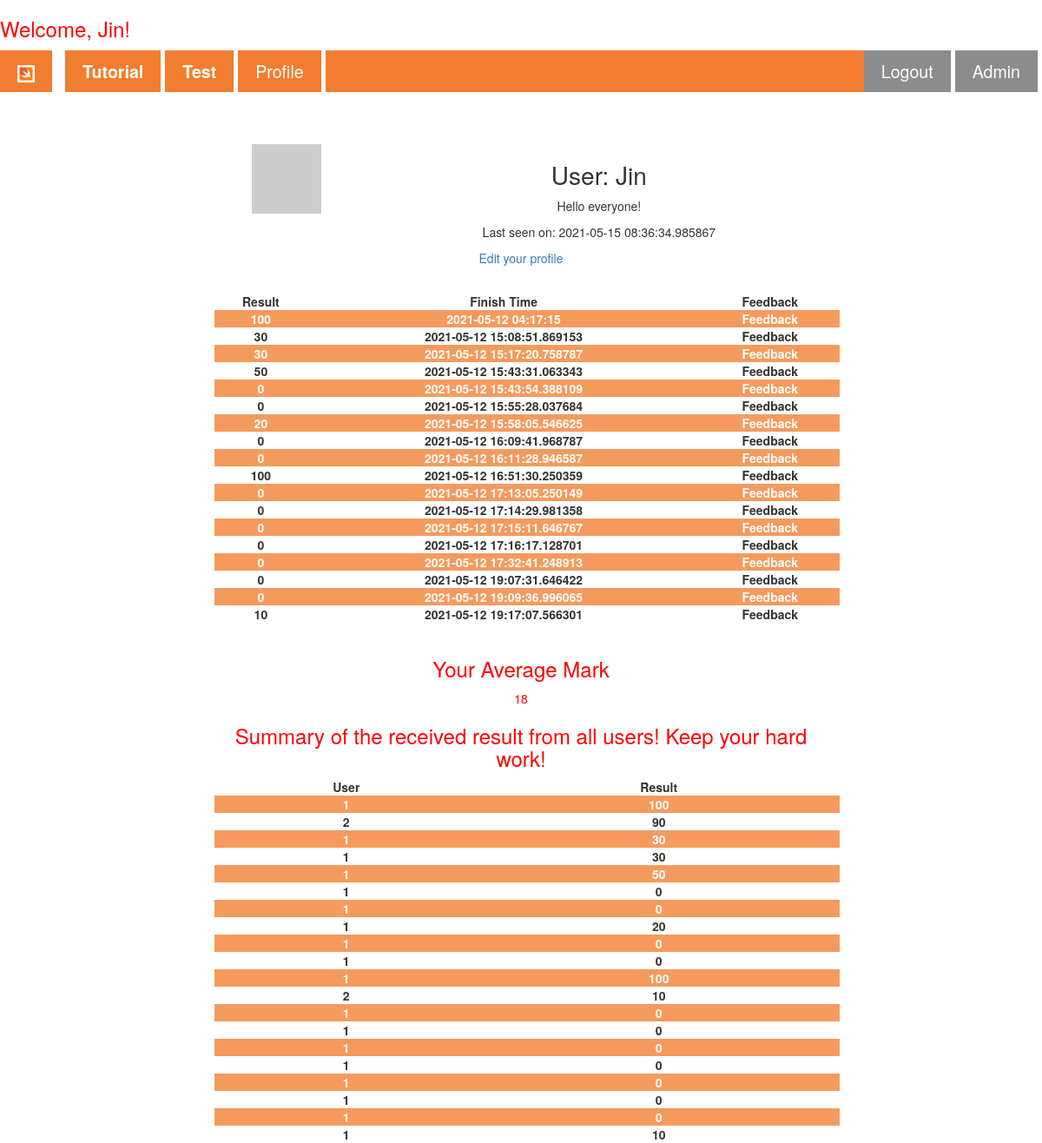
/user/Jin (signed in), run on the app's committed database.
### app/models.py (models this page shows, shortened)
class User(UserMixin, db.Model):
    id = db.Column(db.Integer, primary_key=True)
    username = db.Column(db.String(64), index=True, unique=True)
    email = db.Column(db.String(120), index=True, unique=True)
    password_hash = db.Column(db.String(128))
    about_me = db.Column(db.String(140))
    last_seen = db.Column(db.DateTime, default=datetime.utcnow)
    posts = db.relationship('Post', backref='author', lazy='dynamic')
    def avatar(self, size): # Add avatar to one user #
        digest = md5(self.email.lower().encode('utf-8')).hexdigest()
        return 'https://www.gravatar.com/avatar/{}?d=identicon&s={}'.format(
            digest, size)

class Post(UserMixin,db.Model):
    id = db.Column(db.Integer, primary_key=True)
    Mark = db.Column(db.Integer)
    Finish_Time = db.Column(db.DateTime, index=True, default=datetime.utcnow)
    Feedback = db.Column(db.String(1000))
    user_id = db.Column(db.Integer, db.ForeignKey('user.id'))

### app/routes.py (the view)
@app.route('/user/<username>')
@login_required
def user(username):
    list=[]
    average = 0
    user = User.query.filter_by(username=username).first_or_404()
    mark=Post.query.filter_by(user_id=user.id)[-1]
    allmark=Post.query.filter_by(user_id=user.id).all()
    all=Post.query.all()
    for i in allmark:
        list.append(i.Mark)
    for i in list:
        average+=int(i)
    average=average/len(list)
    average=int(average)
    return render_template('user.html', user=user, mark=mark, all=all,average=average, allmark=allmark)

### app/models.py (called while the page is built)
@login.user_loader
def load_user(id):
    return User.query.get(int(id))

### app/routes.py (called while the page is built)
@app.before_request
def before_request():
    if current_user.is_authenticated:
        current_user.last_seen = datetime.utcnow()
        db.session.commit()

### app/templates/user.html (shortened to what this page needs)
{% extends "base.html" %}
{% block articles %}
<div class="formcontainer" style="border: none; margin-top: 5%;">
  <table>
    <tr valign="top">
        <td><img src="{{ user.avatar(128) }}"></td>
        <td>
            <h1>User: {{ user.username }}</h1>
            {% if user.about_me %}<p>{{ user.about_me }}</p>{% endif %}
            {% if user.last_seen %}<p>Last seen on: {{ user.last_seen }}</p>{% endif %}
        </td>
    </tr>
  </table>
  {% if user == current_user %}
  <p class="redp"><a href="{{ url_for('edit_profile') }}">Edit your profile</a></p>
  {% endif %}
  <br>
  <table>
    <tr valign="top">
      <td><b>Result</b></td>
      <td><b>Finish Time</b></td>
      <td><b>Feedback</b></td>
    </tr>
    {% for j in allmark%}
    <tr>
      <td><b>{{j.Mark}}</b></td>
      <td><b>{{j.Finish_Time}}</b></td>
      <td>
        <details>
          <summary><b>Feedback</b></summary>
        </details>
      </td>
    </tr>
    {% endfor %}
  </table><br>
  <h3 class="redp">Your Average Mark</h3>
  <p class="redp">{{average}}</p>
  <h3 class="redp">Summary of the received result from all users! Keep your hard work!</h3>
  <table>
    <tr valign="top">
      <td><b>User</b></td>
      <td><b>Result</b></td>
    </tr>
    {% for i in all %}
    <tr>
      <td><b>{{i.user_id}}</b></td>
      <td><b>{{i.Mark}}</b></td>
    </tr>
    {% endfor %}
  </table>
</div>
{% endblock %}

### app/templates/base.html (shortened to what this page needs)
<!DOCTYPE html>
<html lang="en">
<head>
    <link rel="stylesheet" href="https://maxcdn.bootstrapcdn.com/bootstrap/3.4.0/css/bootstrap.min.css"/>
    <link rel="stylesheet" href="{{ url_for('static', filename='nav_css.css')}}">
</head>
<body>
  {% if current_user.is_authenticated %}
  <h3 class="redp">Welcome, {{ current_user.username }}!</h3>
  {% endif %}
    <nav class="sticky">
        <ul class="ul_mainstyle">
            <li><a href="/"><img src="{{ url_for('static', filename='/Image/swift_icon.png')}}" alt="home icon"></a>
            </li>
            <li><a href="/Setup"><b>Tutorial</b></a></li>
            <li><a href="/Test"><b>Test</b></a></li>
            {% if not current_user.is_anonymous %}
            <li>
              <a href="{{ url_for('user', username=current_user.username) }}">Profile</a>
            </li>
            {% endif %}
            <li class="loginbutton">
              <a href="{{ url_for('adminpage') }}">Admin</a>
            </li>
            {% if current_user.is_anonymous %}
            <li class="loginbutton">
              <a href="{{ url_for('login') }}"><b>Login</b></a>
            </li>
            {% else %}
            <li class="loginbutton">
              <a href="{{ url_for('logout') }}">Logout</a>
            </li>
            {% endif %}
        </ul>
      </nav>
      {% block articles %}{% endblock %}
</body>
</html>

### app/static/nav_css.css (style rules this page uses)
html { font-family: Arial, Helvetica, sans-serif; line-height: 2; }
a { text-decoration: none; }
body { counter-reset: section; }
.formcontainer { text-align: center; }
.loginbutton { background-color: grey; color: white; float: right; }
nav ul.ul_mainstyle { margin: 1% 0 0 0; padding: 0; overflow: hidden; background-color: rgb(241, 112, 25); list-style-type: none; }
nav ul li { float: left; border-right: solid 5px white; }
li:first-of-type { border-right: solid 15px white; }
nav ul li a { display: block; color: white; text-align: center; text-decoration: none; padding: 10px 20px 10px; font-size: 140%; }
nav ul li img { height: 20px; width: auto; }
.sticky { position: sticky; top: 0; width: 100%; z-index: 10; opacity: 0.9; }
.redp { color: red; }
tr:nth-child(even) { background-color: rgb(241, 112, 25); color: white; opacity: 0.7; }
h1 { font-size: 200%; }
table { border-collapse: collapse; width: 100%; margin-left: 1%; }
.formcontainer { margin: auto; margin-top: 1%; width: 60%; border: 1px solid grey; padding: 70 50 50 50; text-align: center; border-radius: 10px; }

### data on the page
User: username "Jin", about_me "Hello everyone!", last_seen "2021-05-15 08:36:34.985867"
Post: Mark "100", Finish_Time "2021-05-12 04:17:15", user_id "1"
Post: Mark "30", Finish_Time "2021-05-12 15:08:51.869153", user_id "1"
Post: Mark "30", Finish_Time "2021-05-12 15:17:20.758787", user_id "1"
Post: Mark "50", Finish_Time "2021-05-12 15:43:31.063343", user_id "1"
Post: Mark "0", Finish_Time "2021-05-12 15:43:54.388109", user_id "1"
Post: Mark "0", Finish_Time "2021-05-12 15:55:28.037684", user_id "1"
Post: Mark "20", Finish_Time "2021-05-12 15:58:05.546625", user_id "1"
Post: Mark "0", Finish_Time "2021-05-12 16:09:41.968787", user_id "1"
Post: Mark "0", Finish_Time "2021-05-12 16:11:28.946587", user_id "1"
Post: Mark "100", Finish_Time "2021-05-12 16:51:30.250359", user_id "1"
Post: Mark "0", Finish_Time "2021-05-12 17:13:05.250149", user_id "1"
Post: Mark "0", Finish_Time "2021-05-12 17:14:29.981358", user_id "1"
Post: Mark "0", Finish_Time "2021-05-12 17:15:11.646767", user_id "1"
Post: Mark "0", Finish_Time "2021-05-12 17:16:17.128701", user_id "1"
Post: Mark "0", Finish_Time "2021-05-12 17:32:41.248913", user_id "1"
Post: Mark "0", Finish_Time "2021-05-12 19:07:31.646422", user_id "1"
Post: Mark "0", Finish_Time "2021-05-12 19:09:36.996065", user_id "1"
Post: Mark "10", Finish_Time "2021-05-12 19:17:07.566301", user_id "1"
Post: user_id "2", Mark "90"
Post: user_id "2", Mark "10"

### other printed values
{{ average }} "18"
